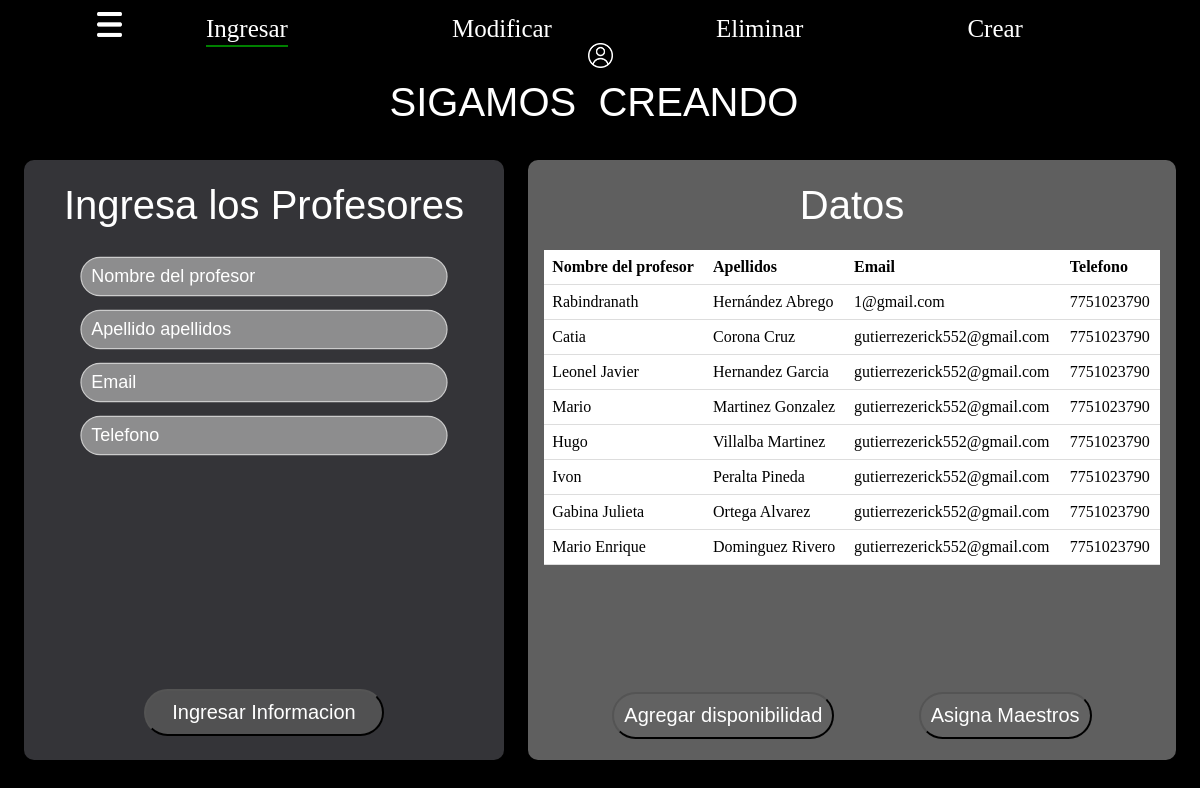
/codigo_fuente/main_profesores.php, run on the app's committed database.
### tables this page shows
CREATE TABLE `profesores` (
  `id_profesor` int(11) NOT NULL,
  `nombre_profesor` varchar(50) NOT NULL,
  `apellidos` varchar(60) NOT NULL,
  `email` varchar(100) DEFAULT NULL,
  `telefono` char(10) DEFAULT NULL
);

### codigo_fuente/main_profesores.php (the view, shortened to what this page needs)
<?php
$servername = "localhost";
$username = "root";
$password = "";
$dbname = "bd_gheu";
$conn = new mysqli($servername, $username, $password, $dbname);
$sql = "SELECT * FROM profesores";
$result = $conn->query($sql);
?>
<!DOCTYPE html>
<html>
<head>
    <link rel="stylesheet" type="text/css" href="styles_main_profesores.css">
</head>
<body>
<div id="header">
  <div class="dropdown">
      <img class="dropbtn" onclick="toggleMenu()" src="img/menu.png" alt="Imagen" width="25" height="25"></img>
    <a class="opcion-destacada">Ingresar</a>
    <a href="modificar_profesores.php">Modificar</a>
    <a href="eliminar_profesores.php">Eliminar</a>
    <a href="crear.php">Crear</a>
    <a href="main.php">
        <img src="img/usuario.png" alt="Imagen" width="25" height="25">
      </a>
  </div>
</div>
<div id="titulo">SIGAMOS&nbsp; CREANDO</div>
<div id="contenedor1">
  <div id="titulo-contenedor1">
    <p id="p">Ingresa los Profesores</p>
  </div>
  <div id="ingreso-datos">
    <form action="insertar_profesor.php" method="post">
      <div> <input type="text" id="nombre_profesor" name="nombre_profesor" placeholder="Nombre del profesor" required autocomplete="off"></div>
      <div> <input type="text" id="apellidos" name="apellidos" placeholder="Apellido apellidos" required autocomplete="off"></div>
      <div> <input type="text" id="email" name="email" placeholder="Email" autocomplete="off" ></div>
      <div> <input type="tel" id="telefono" name="telefono" placeholder="Telefono" pattern="[0-9]{10}" maxlength="10"  oninput="validarTelefono(this)" autocomplete="off"></div>
    </div>
      <div id="boton-contenedor1">
        <input type="submit" value="Ingresar Informacion">
      </div>
</div>
<div id="contenedor2">
  <div id="titulo-contenedor2">
    <p id="p">Datos</p>
  </div>
<div id="tabla-contenedor" class="tabla-contenedor">
  <table>
    <thead>
      <tr>
        <th>Nombre del profesor</th>
        <th>Apellidos</th>
        <th>Email</th>
        <th>Telefono</th>
      </tr>
      <?php
        if ($result->num_rows > 0) {
            while ($row = $result->fetch_assoc()) {
                echo "<tr onclick='seleccionarFila(this)'>";
                echo "<td>" . $row["nombre_profesor"] . "</td>";
                echo "<td>" . $row["apellidos"] . "</td>";
                echo "<td>" . $row["email"] . "</td>";
                echo "<td>" . $row["telefono"] . "</td>";
                echo "</tr>";
            }
        } else {
            echo "<tr><td colspan='4'>No hay datos almacenados en la tabla.</td></tr>";
        }
        ?>
  </table>
</div>
<div id="boton-contenedor2">
  <form action="disponibilidad_profesores.php">
    <input type="submit" value="Agregar disponibilidad">
  </form>
  <form action="relacion.php">
    <input type="submit" value="Asigna Maestros">
  </form>
</div>
</div>
</body>
</html>

### codigo_fuente/styles_main_profesores.css (style rules this page uses)
html, body { margin: 0; padding: 0; background-color: black; }
#header { padding: 12px; text-align: center; color: white; background-color: tra; }
#header a { color: white; text-decoration: none; font-size: 25px; }
#header a:not(.dropdown) { margin: 0 80px; }
.opcion-destacada { position: relative; }
.opcion-destacada:after { content: ''; display: block; width: 100%; height: 2px; background-color: green; position: absolute; bottom: -5px; left: 0; }
.dropdown { position: relative; display: inline-block; }
.dropdown .dropbtn { cursor: pointer; }
#titulo { position: fixed; width: 95%; top: 10%; left: 2%; background-color: transparent; overflow: hidden; font-size: 40px; font-family: "Nunito", sans-serif; color: #ffffff; text-align: center; }
#contenedor1 { position: fixed; top: 20%; left: 2%; width: 40%; height: 75%; background-color: rgb(104, 104, 112, .5); overflow: hidden; border-radius: 10px; text-align: center; }
#titulo-contenedor1 { background-color: transparent; color: #ffffff; height: 15%; display: flex; justify-content: center; align-items: center; font-size: 40px; }
#ingreso-datos { background-color: transparent; height: 68%; display: flex; flex-direction: column; overflow: auto; padding-top: 2%; }
#boton-contenedor1 { background-color: transparent; color: #ffffff; height: 15%; display: flex; justify-content: center; align-items: center; padding-top: 0%; }
input[type="text"]::placeholder { font-size: 15px; color: rgba(255, 255, 255, 1); }
input[type="text"] { width: 60%; padding: 8px; margin-bottom: 20px; background-color: rgba(200, 200, 200, 0.6); border: 1px solid #ccc; border-radius: 60px; color: white; transform: scale(1.2); }
input[type="tel"] { width: 60%; padding: 8px; margin-bottom: 20px; background-color: rgba(200, 200, 200, 0.6); border: 1px solid #ccc; border-radius: 60px; color: white; transform: scale(1.2); }
input[type="tel"]::placeholder { font-size: 15px; color: rgba(255, 255, 255, 1); }
input[type="submit"] { width: 50%; padding: 10px; border-radius: 60px; font-size: 20px; background-color: rgba(100, 100, 100, 0.6); color: white; cursor: pointer; }
#contenedor2 { position: fixed; top: 20%; left: 44%; width: 54%; height: 75%; background-color: rgb(95, 95, 95); overflow: hidden; border-radius: 10px; }
#titulo-contenedor2 { background-color: transparent; color: #ffffff; height: 15%; display: flex; justify-content: center; align-items: center; font-size: 40px; }
#tabla-contenedor { background-color: transparent; height: 70%; display: flex; flex-direction: column; overflow: auto; color: black; }
#boton-contenedor2 { background-color: transparent; color: #ffffff; height: 15%; display: flex; justify-content: space-evenly; align-items: center; padding-top: 0%; }
#boton-contenedor2 input[type="submit"] { width: 100%; padding: 10px; border-radius: 60px; font-size: 20px; background-color: rgba(100, 100, 100, 0.6); color: white; cursor: pointer; }
.tabla-contenedor { display: flex; }
table { width: 95%; border-collapse: collapse; margin: 0 auto; }
th, td { padding: 8px; text-align: left; border-bottom: 1px solid #ddd; }
thead { background-color: white; }
#p { font-family: "Nunito", sans-serif; }

### data on the page
profesores: nombre_profesor "Rabindranath", apellidos "Hernández Abrego", email "1@gmail.com", telefono "7751023790"
profesores: nombre_profesor "Catia", apellidos "Corona Cruz", email "gutierrezerick552@gmail.com", telefono "7751023790"
profesores: nombre_profesor "Leonel Javier", apellidos "Hernandez Garcia", email "gutierrezerick552@gmail.com", telefono "7751023790"
profesores: nombre_profesor "Mario", apellidos "Martinez Gonzalez", email "gutierrezerick552@gmail.com", telefono "7751023790"
profesores: nombre_profesor "Hugo", apellidos "Villalba Martinez", email "gutierrezerick552@gmail.com", telefono "7751023790"
profesores: nombre_profesor "Ivon", apellidos "Peralta Pineda", email "gutierrezerick552@gmail.com", telefono "7751023790"
profesores: nombre_profesor "Gabina Julieta", apellidos "Ortega Alvarez", email "gutierrezerick552@gmail.com", telefono "7751023790"
profesores: nombre_profesor "Mario Enrique", apellidos "Dominguez Rivero", email "gutierrezerick552@gmail.com", telefono "7751023790"
